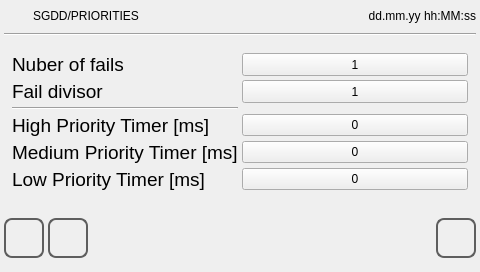
<?xml version="1.0" encoding="UTF-8"?>
<ui version="4.0">
 <class>sgdd</class>
 <widget class="QWidget" name="sgdd">
  <property name="geometry">
   <rect>
    <x>0</x>
    <y>0</y>
    <width>480</width>
    <height>272</height>
   </rect>
  </property>
  <property name="minimumSize">
   <size>
    <width>0</width>
    <height>0</height>
   </size>
  </property>
  <property name="maximumSize">
   <size>
    <width>16777215</width>
    <height>16777215</height>
   </size>
  </property>
  <property name="windowTitle">
   <string>sgdd</string>
  </property>
  <property name="styleSheet">
   <string notr="true">QPushButton
{
	font: 20pt &quot;Ubuntu&quot;;
}</string>
  </property>
  <layout class="QVBoxLayout" name="verticalLayout">
   <property name="spacing">
    <number>4</number>
   </property>
   <property name="margin">
    <number>4</number>
   </property>
   <item>
    <layout class="QHBoxLayout" name="horizontalLayout">
     <property name="sizeConstraint">
      <enum>QLayout::SetMinimumSize</enum>
     </property>
     <item>
      <widget class="QLabel" name="labelIcon">
       <property name="minimumSize">
        <size>
         <width>25</width>
         <height>25</height>
        </size>
       </property>
       <property name="maximumSize">
        <size>
         <width>25</width>
         <height>25</height>
        </size>
       </property>
       <property name="focusPolicy">
        <enum>Qt::NoFocus</enum>
       </property>
       <property name="styleSheet">
        <string notr="true">border-image: url(:/systemicons/img/Error.png);</string>
       </property>
       <property name="text">
        <string/>
       </property>
      </widget>
     </item>
     <item>
      <widget class="QLabel" name="labelTitle">
       <property name="sizePolicy">
        <sizepolicy hsizetype="Preferred" vsizetype="Fixed">
         <horstretch>0</horstretch>
         <verstretch>0</verstretch>
        </sizepolicy>
       </property>
       <property name="focusPolicy">
        <enum>Qt::NoFocus</enum>
       </property>
       <property name="text">
        <string>SGDD/PRIORITIES</string>
       </property>
      </widget>
     </item>
     <item>
      <widget class="QLabel" name="labelUserName">
       <property name="text">
        <string/>
       </property>
      </widget>
     </item>
     <item>
      <widget class="QLabel" name="labelDataOra">
       <property name="sizePolicy">
        <sizepolicy hsizetype="Preferred" vsizetype="Fixed">
         <horstretch>0</horstretch>
         <verstretch>0</verstretch>
        </sizepolicy>
       </property>
       <property name="focusPolicy">
        <enum>Qt::NoFocus</enum>
       </property>
       <property name="text">
        <string>dd.mm.yy hh:MM:ss</string>
       </property>
       <property name="alignment">
        <set>Qt::AlignRight|Qt::AlignTrailing|Qt::AlignVCenter</set>
       </property>
      </widget>
     </item>
    </layout>
   </item>
   <item>
    <widget class="Line" name="line">
     <property name="focusPolicy">
      <enum>Qt::NoFocus</enum>
     </property>
     <property name="orientation">
      <enum>Qt::Horizontal</enum>
     </property>
    </widget>
   </item>
   <item>
    <spacer name="verticalSpacer">
     <property name="focusPolicy">
      <enum>Qt::NoFocus</enum>
     </property>
     <property name="orientation">
      <enum>Qt::Vertical</enum>
     </property>
     <property name="sizeHint" stdset="0">
      <size>
       <width>20</width>
       <height>40</height>
      </size>
     </property>
    </spacer>
   </item>
   <item>
    <layout class="QGridLayout" name="gridLayout_2">
     <property name="leftMargin">
      <number>8</number>
     </property>
     <property name="rightMargin">
      <number>8</number>
     </property>
     <item row="0" column="0">
      <widget class="QLabel" name="labelFailNb">
       <property name="font">
        <font>
         <pointsize>14</pointsize>
        </font>
       </property>
       <property name="focusPolicy">
        <enum>Qt::NoFocus</enum>
       </property>
       <property name="text">
        <string>Nuber of fails</string>
       </property>
      </widget>
     </item>
     <item row="2" column="0">
      <widget class="QLabel" name="labelFailDivisor">
       <property name="font">
        <font>
         <pointsize>14</pointsize>
        </font>
       </property>
       <property name="focusPolicy">
        <enum>Qt::NoFocus</enum>
       </property>
       <property name="text">
        <string>Fail divisor</string>
       </property>
      </widget>
     </item>
     <item row="2" column="1">
      <widget class="QPushButton" name="pushButtonFailDivisor">
       <property name="sizePolicy">
        <sizepolicy hsizetype="MinimumExpanding" vsizetype="MinimumExpanding">
         <horstretch>0</horstretch>
         <verstretch>0</verstretch>
        </sizepolicy>
       </property>
       <property name="focusPolicy">
        <enum>Qt::NoFocus</enum>
       </property>
       <property name="text">
        <string>1</string>
       </property>
      </widget>
     </item>
     <item row="4" column="0">
      <widget class="QLabel" name="labelHighPriorityTimer">
       <property name="font">
        <font>
         <pointsize>14</pointsize>
        </font>
       </property>
       <property name="text">
        <string>High Priority Timer [ms]</string>
       </property>
      </widget>
     </item>
     <item row="5" column="0">
      <widget class="QLabel" name="labelMediumPriorityTimer">
       <property name="font">
        <font>
         <pointsize>14</pointsize>
        </font>
       </property>
       <property name="text">
        <string>Medium Priority Timer [ms]</string>
       </property>
      </widget>
     </item>
     <item row="6" column="0">
      <widget class="QLabel" name="labelLowPriorityTimer">
       <property name="font">
        <font>
         <pointsize>14</pointsize>
        </font>
       </property>
       <property name="text">
        <string>Low Priority Timer [ms]</string>
       </property>
      </widget>
     </item>
     <item row="0" column="1">
      <widget class="QPushButton" name="pushButtonFailNb">
       <property name="sizePolicy">
        <sizepolicy hsizetype="MinimumExpanding" vsizetype="MinimumExpanding">
         <horstretch>0</horstretch>
         <verstretch>0</verstretch>
        </sizepolicy>
       </property>
       <property name="focusPolicy">
        <enum>Qt::NoFocus</enum>
       </property>
       <property name="text">
        <string>1</string>
       </property>
      </widget>
     </item>
     <item row="4" column="1">
      <widget class="QPushButton" name="pushButtonHighPriorityTimer">
       <property name="text">
        <string>0</string>
       </property>
      </widget>
     </item>
     <item row="5" column="1">
      <widget class="QPushButton" name="pushButtonMediumPriorityTimer">
       <property name="text">
        <string>0</string>
       </property>
      </widget>
     </item>
     <item row="6" column="1">
      <widget class="QPushButton" name="pushButtonLowPriorityTimer">
       <property name="text">
        <string>0</string>
       </property>
      </widget>
     </item>
     <item row="3" column="0">
      <widget class="Line" name="line_2">
       <property name="orientation">
        <enum>Qt::Horizontal</enum>
       </property>
      </widget>
     </item>
    </layout>
   </item>
   <item>
    <spacer name="verticalSpacer_2">
     <property name="focusPolicy">
      <enum>Qt::NoFocus</enum>
     </property>
     <property name="orientation">
      <enum>Qt::Vertical</enum>
     </property>
     <property name="sizeHint" stdset="0">
      <size>
       <width>20</width>
       <height>40</height>
      </size>
     </property>
    </spacer>
   </item>
   <item>
    <layout class="QHBoxLayout" name="horizontalLayout_9">
     <item>
      <widget class="QPushButton" name="pushButtonHome">
       <property name="minimumSize">
        <size>
         <width>40</width>
         <height>40</height>
        </size>
       </property>
       <property name="maximumSize">
        <size>
         <width>40</width>
         <height>40</height>
        </size>
       </property>
       <property name="focusPolicy">
        <enum>Qt::NoFocus</enum>
       </property>
       <property name="styleSheet">
        <string notr="true">QPushButton
{
border: 2px solid  rgb(94, 94, 94);
border-radius: 8px;
qproperty-icon: url(:/systemicons/img/Home.png);
qproperty-iconSize: 24px 24px;
qproperty-focusPolicy: NoFocus;
}
QPushButton:pressed
{
border: 2px solid  rgb(194, 194, 194);
background-color:  rgb(255, 255, 127);
}
QPushButton:disabled
{
border: 2px solid  rgb(194, 194, 194);
}
</string>
       </property>
       <property name="text">
        <string/>
       </property>
      </widget>
     </item>
     <item>
      <widget class="QPushButton" name="pushButtonBack">
       <property name="minimumSize">
        <size>
         <width>40</width>
         <height>40</height>
        </size>
       </property>
       <property name="maximumSize">
        <size>
         <width>40</width>
         <height>40</height>
        </size>
       </property>
       <property name="focusPolicy">
        <enum>Qt::NoFocus</enum>
       </property>
       <property name="styleSheet">
        <string notr="true">QPushButton
{
border: 2px solid  rgb(94, 94, 94);
border-radius: 8px;
qproperty-icon: url(:/systemicons/img/Go_back.png);
qproperty-iconSize: 24px 24px;
qproperty-focusPolicy: NoFocus;
}
QPushButton:pressed
{
border: 2px solid  rgb(194, 194, 194);
background-color:  rgb(255, 255, 127);
}
QPushButton:disabled
{
border: 2px solid  rgb(194, 194, 194);
}
</string>
       </property>
       <property name="text">
        <string/>
       </property>
      </widget>
     </item>
     <item>
      <spacer name="horizontalSpacer">
       <property name="minimumSize">
        <size>
         <width>0</width>
         <height>60</height>
        </size>
       </property>
       <property name="maximumSize">
        <size>
         <width>16777215</width>
         <height>60</height>
        </size>
       </property>
       <property name="focusPolicy">
        <enum>Qt::NoFocus</enum>
       </property>
       <property name="orientation">
        <enum>Qt::Horizontal</enum>
       </property>
       <property name="sizeHint" stdset="0">
        <size>
         <width>40</width>
         <height>20</height>
        </size>
       </property>
      </spacer>
     </item>
     <item>
      <widget class="QPushButton" name="pushButtonOk">
       <property name="minimumSize">
        <size>
         <width>40</width>
         <height>40</height>
        </size>
       </property>
       <property name="maximumSize">
        <size>
         <width>40</width>
         <height>40</height>
        </size>
       </property>
       <property name="focusPolicy">
        <enum>Qt::NoFocus</enum>
       </property>
       <property name="styleSheet">
        <string notr="true">QPushButton
{
border: 2px solid  rgb(94, 94, 94);
border-radius: 8px;
qproperty-icon: url(:/systemicons/img/OK.png);
qproperty-iconSize: 24px 24px;
qproperty-focusPolicy: NoFocus;
}
QPushButton:pressed
{
border: 2px solid  rgb(194, 194, 194);
background-color:  rgb(255, 255, 127);
}
QPushButton:disabled
{
border: 2px solid  rgb(194, 194, 194);
}
</string>
       </property>
       <property name="text">
        <string/>
       </property>
      </widget>
     </item>
    </layout>
   </item>
  </layout>
 </widget>
 <resources/>
 <connections/>
</ui>
